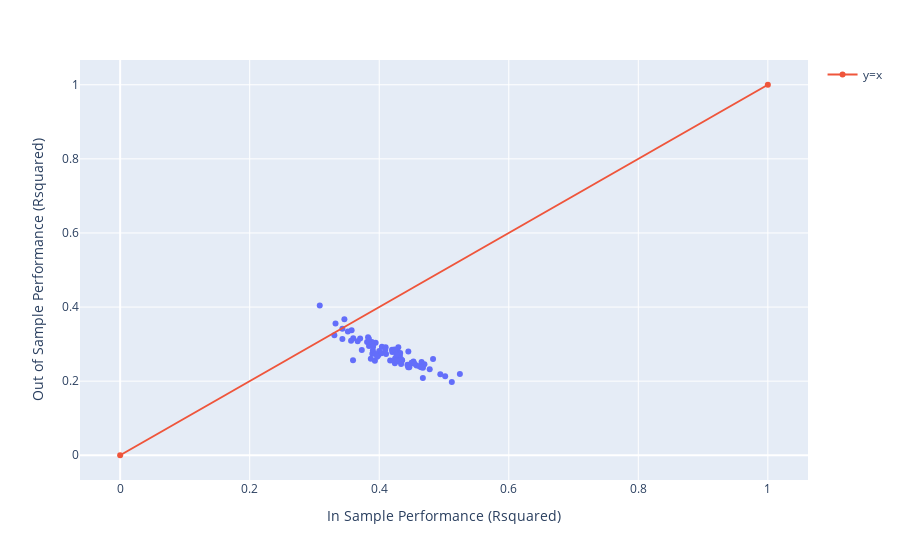

The code cell stored with this chart in its notebook:
### Markdown cell above
Goal of the Demonstration:

1. assess the stability and generalizability of the model by performing multiple random splits of the data, fitting the model each time, and evaluating its performance both on the training set ("in-sample") and the testing set ("out-of-sample"). 
2. evaluate if the model is overfitting or underfitting. 
3. generalization: This approach helps to understand how well the model generalizes to new data. The primary goal is not just to fit the training data well but to ensure that the model can perform accurately on new, unseen data.


Repeatedly running this experiment -> helps understand how the model behaves across different data splits

steps of the demo:
1. Random Splitting: 
We'll repeatedly split the dataset into training and test sets (without fixing the random seed) to simulate different data conditions.

2. Model Training: 
Each time, we'll fit a model using the training data.

3. Model Evaluation: 
We’ll calculate both in-sample and out-of-sample R-squared values to assess the model’s fit and its ability to generalize.

4. Visualization: 
We will visualize these values to identify any patterns, like overfitting or underfitting.

### Code cell
import numpy as np
import pandas as pd
from sklearn.model_selection import train_test_split
import statsmodels.formula.api as smf

# Assuming 'pokeaman' dataset is loaded and processed
# Replace NaN in the 'Type 2' column with 'None'
pokeaman.fillna('None', inplace=True)

# Split the dataset into training and testing (50-50 split)
fifty_fifty_split_size = int(pokeaman.shape[0] * 0.5)
pokeaman_train, pokeaman_test = train_test_split(pokeaman, train_size=fifty_fifty_split_size)

# Convert categorical columns in the training data
pokeaman_train['Type 1'] = pd.Categorical(pokeaman_train['Type 1'])
pokeaman_train['Type 2'] = pd.Categorical(pokeaman_train['Type 2'])

# Apply the same categories to the test set, ensuring consistency
pokeaman_test['Type 1'] = pokeaman_test['Type 1'].astype(pd.CategoricalDtype(categories=pokeaman_train['Type 1'].cat.categories))
pokeaman_test['Type 2'] = pokeaman_test['Type 2'].astype(pd.CategoricalDtype(categories=pokeaman_train['Type 2'].cat.categories))

# Define the linear form for the model
model_linear_form = 'HP ~ Attack + Defense + Speed + Legendary + Q("Sp. Def") + Q("Sp. Atk") + C(Generation) + C(Q("Type 1")) + C(Q("Type 2"))'

# Set up the loop for collecting the performance metrics
reps = 100
in_sample_Rsquared = np.array([0.0] * reps)
out_of_sample_Rsquared = np.array([0.0] * reps)

for i in range(reps):
    # Split the data again without setting a fixed random seed
    pokeaman_train, pokeaman_test = train_test_split(pokeaman, train_size=fifty_fifty_split_size)
    
    # Convert categorical columns in the new training data
    pokeaman_train['Type 1'] = pd.Categorical(pokeaman_train['Type 1'])
    pokeaman_train['Type 2'] = pd.Categorical(pokeaman_train['Type 2'])
    
    # Apply the same categories to the test set
    pokeaman_test['Type 1'] = pokeaman_test['Type 1'].astype(pd.CategoricalDtype(categories=pokeaman_train['Type 1'].cat.categories))
    pokeaman_test['Type 2'] = pokeaman_test['Type 2'].astype(pd.CategoricalDtype(categories=pokeaman_train['Type 2'].cat.categories))
    
    # Fit the model
    model_spec = smf.ols(formula=model_linear_form, data=pokeaman_train)
    model_fit = model_spec.fit()
    
    # Store the in-sample R-squared value
    in_sample_Rsquared[i] = model_fit.rsquared
    
    # Get predictions on the test set and calculate out-of-sample R-squared
    yhat = model_fit.predict(pokeaman_test)
    y_test = pokeaman_test['HP']
    out_of_sample_Rsquared[i] = np.corrcoef(y_test, yhat)[0, 1] ** 2

# Create a DataFrame to store the results
df = pd.DataFrame({
    "In Sample Performance (Rsquared)": in_sample_Rsquared,
    "Out of Sample Performance (Rsquared)": out_of_sample_Rsquared
})

# Visualize the results
import plotly.express as px
import plotly.graph_objects as go

# Scatter plot for visualization
fig = px.scatter(df, x="In Sample Performance (Rsquared)", y="Out of Sample Performance (Rsquared)")
fig.add_trace(go.Scatter(x=[0, 1], y=[0, 1], name="y=x", line_shape='linear'))

fig.show()

### Figure 1 — Plotly figure (JSON) as saved in the notebook; plotly's stock layout.template omitted (floating-point values rounded to 4 significant figures)
{"data": [{"hovertemplate": "In Sample Performance (Rsquared)=%{x}<br>Out of Sample Performance (Rsquared)=%{y}<extra></extra>", "legendgroup": "", "marker": {"color": "#636efa", "symbol": "circle"}, "mode": "markers", "name": "", "orientation": "v", "showlegend": false, "type": "scatter", "x": [0.3992, 0.3983, 0.4241, 0.3845, 0.3308, 0.4318, 0.3599, 0.4507, 0.4653, 0.4301, 0.5121, 0.4181, 0.3907, 0.4294, 0.4943, 0.4436, 0.3812, 0.4332, 0.3871, 0.3894, 0.5018, 0.3431, 0.4277, 0.36, 0.4576, 0.4201, 0.387, 0.435, 0.3828, 0.4244, 0.4288, 0.3431, 0.5035, 0.4, 0.4503, 0.4169, 0.3842, 0.3082, 0.4343, 0.4251, 0.4675, 0.4008, 0.3667, 0.3547, 0.4877, 0.4263, 0.3945, 0.4443, 0.4372, 0.4198, 0.4464, 0.4498, 0.4863, 0.4041, 0.4034, 0.4344, 0.4337, 0.4099, 0.371, 0.4528, 0.3902, 0.4448, 0.3474, 0.4302, 0.5245, 0.3944, 0.4447, 0.4353, 0.3933, 0.4779, 0.4831, 0.3565, 0.3731, 0.4093, 0.5558, 0.4336, 0.3516, 0.4105, 0.3595, 0.3887, 0.3574, 0.4323, 0.4544, 0.4149, 0.4624, 0.4449, 0.384, 0.4698, 0.4235, 0.4648, 0.4265, 0.4673, 0.4338, 0.4549, 0.3968, 0.3705, 0.3462, 0.3325, 0.3905, 0.3876], "xaxis": "x", "y": [0.2732, 0.2694, 0.2485, 0.3046, 0.3237, 0.2697, 0.3161, 0.2483, 0.2515, 0.2689, 0.1976, null, 0.2998, 0.2918, 0.2189, 0.2444, 0.306, 0.2603, null, 0.2742, 0.2131, 0.3413, 0.285, null, 0.2423, 0.2786, 0.2603, 0.2563, 0.3186, 0.2609, 0.2703, 0.3138, null, 0.2816, 0.2494, 0.256, 0.2947, 0.4045, null, 0.2567, 0.2359, null, 0.3075, null, null, 0.2816, 0.3034, 0.2426, null, 0.2849, 0.2377, 0.2488, null, 0.2929, 0.2752, null, null, 0.2917, null, 0.2528, 0.283, 0.2378, null, 0.2536, 0.2191, 0.273, null, 0.2565, 0.2552, 0.2319, 0.2595, 0.309, 0.2843, 0.2847, null, null, 0.3343, 0.2734, 0.2567, 0.3055, 0.3375, 0.276, 0.2466, null, 0.2396, 0.2799, 0.3144, 0.2458, 0.2853, 0.2377, 0.2721, 0.2087, 0.246, null, 0.2658, 0.3152, 0.3673, 0.3554, 0.2928, null], "yaxis": "y"}, {"line": {"shape": "linear"}, "name": "y=x", "type": "scatter", "x": [0, 1], "y": [0, 1]}], "layout": {"legend": {"tracegroupgap": 0}, "margin": {"t": 60}, "xaxis": {"anchor": "y", "domain": [0, 1], "title": {"text": "In Sample Performance (Rsquared)"}}, "yaxis": {"anchor": "x", "domain": [0, 1], "title": {"text": "Out of Sample Performance (Rsquared)"}}}}
